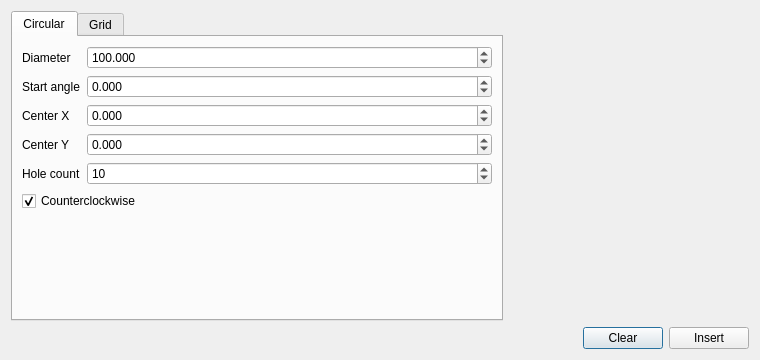
<?xml version="1.0" encoding="UTF-8"?>
<ui version="4.0">
    <class>HoleCalculatorDialog</class>
    <widget class="QDialog" name="HoleCalculatorDialog">
        <property name="geometry">
            <rect>
                <x>0</x>
                <y>0</y>
                <width>760</width>
                <height>360</height>
            </rect>
        </property>
        <property name="windowTitle">
            <string>Hole Calculator</string>
        </property>
        <layout class="QVBoxLayout" name="verticalLayout">
            <item>
                <layout class="QHBoxLayout" name="bodyLayout">
                    <item>
                        <widget class="QTabWidget" name="patternTabs">
                            <widget class="QWidget" name="circleTab">
                                <attribute name="title">
                                    <string>Circular</string>
                                </attribute>
                                <layout class="QFormLayout" name="circleForm">
                                    <item row="0" column="0">
                                        <widget class="QLabel" name="diameterLabel">
                                            <property name="text">
                                                <string>Diameter</string>
                                            </property>
                                        </widget>
                                    </item>
                                    <item row="0" column="1">
                                        <widget class="QDoubleSpinBox" name="diameterSpin">
                                            <property name="decimals">
                                                <number>3</number>
                                            </property>
                                            <property name="maximum">
                                                <double>1000000.000000000000000</double>
                                            </property>
                                            <property name="value">
                                                <double>100.000000000000000</double>
                                            </property>
                                        </widget>
                                    </item>
                                    <item row="1" column="0">
                                        <widget class="QLabel" name="startAngleLabel">
                                            <property name="text">
                                                <string>Start angle</string>
                                            </property>
                                        </widget>
                                    </item>
                                    <item row="1" column="1">
                                        <widget class="QDoubleSpinBox" name="startAngleSpin">
                                            <property name="decimals">
                                                <number>3</number>
                                            </property>
                                            <property name="minimum">
                                                <double>-360.000000000000000</double>
                                            </property>
                                            <property name="maximum">
                                                <double>360.000000000000000</double>
                                            </property>
                                        </widget>
                                    </item>
                                    <item row="2" column="0">
                                        <widget class="QLabel" name="centerXLabel">
                                            <property name="text">
                                                <string>Center X</string>
                                            </property>
                                        </widget>
                                    </item>
                                    <item row="2" column="1">
                                        <widget class="QDoubleSpinBox" name="centerXSpin">
                                            <property name="decimals">
                                                <number>3</number>
                                            </property>
                                            <property name="minimum">
                                                <double>-1000000.000000000000000</double>
                                            </property>
                                            <property name="maximum">
                                                <double>1000000.000000000000000</double>
                                            </property>
                                        </widget>
                                    </item>
                                    <item row="3" column="0">
                                        <widget class="QLabel" name="centerYLabel">
                                            <property name="text">
                                                <string>Center Y</string>
                                            </property>
                                        </widget>
                                    </item>
                                    <item row="3" column="1">
                                        <widget class="QDoubleSpinBox" name="centerYSpin">
                                            <property name="decimals">
                                                <number>3</number>
                                            </property>
                                            <property name="minimum">
                                                <double>-1000000.000000000000000</double>
                                            </property>
                                            <property name="maximum">
                                                <double>1000000.000000000000000</double>
                                            </property>
                                        </widget>
                                    </item>
                                    <item row="4" column="0">
                                        <widget class="QLabel" name="holeCountLabel">
                                            <property name="text">
                                                <string>Hole count</string>
                                            </property>
                                        </widget>
                                    </item>
                                    <item row="4" column="1">
                                        <widget class="QSpinBox" name="holeCountSpin">
                                            <property name="minimum">
                                                <number>1</number>
                                            </property>
                                            <property name="maximum">
                                                <number>10000</number>
                                            </property>
                                            <property name="value">
                                                <number>10</number>
                                            </property>
                                        </widget>
                                    </item>
                                    <item row="5" column="0" colspan="2">
                                        <widget class="QCheckBox" name="ccwCheck">
                                            <property name="text">
                                                <string>Counterclockwise</string>
                                            </property>
                                            <property name="checked">
                                                <bool>true</bool>
                                            </property>
                                        </widget>
                                    </item>
                                </layout>
                            </widget>
                            <widget class="QWidget" name="gridTab">
                                <attribute name="title">
                                    <string>Grid</string>
                                </attribute>
                                <layout class="QFormLayout" name="gridForm">
                                    <item row="0" column="0">
                                        <widget class="QLabel" name="startXLabel">
                                            <property name="text">
                                                <string>Start X</string>
                                            </property>
                                        </widget>
                                    </item>
                                    <item row="0" column="1">
                                        <widget class="QDoubleSpinBox" name="startXSpin">
                                            <property name="decimals">
                                                <number>3</number>
                                            </property>
                                            <property name="minimum">
                                                <double>-1000000.000000000000000</double>
                                            </property>
                                            <property name="maximum">
                                                <double>1000000.000000000000000</double>
                                            </property>
                                        </widget>
                                    </item>
                                    <item row="1" column="0">
                                        <widget class="QLabel" name="startYLabel">
                                            <property name="text">
                                                <string>Start Y</string>
                                            </property>
                                        </widget>
                                    </item>
                                    <item row="1" column="1">
                                        <widget class="QDoubleSpinBox" name="startYSpin">
                                            <property name="decimals">
                                                <number>3</number>
                                            </property>
                                            <property name="minimum">
                                                <double>-1000000.000000000000000</double>
                                            </property>
                                            <property name="maximum">
                                                <double>1000000.000000000000000</double>
                                            </property>
                                        </widget>
                                    </item>
                                    <item row="2" column="0">
                                        <widget class="QLabel" name="stepXLabel">
                                            <property name="text">
                                                <string>Step X</string>
                                            </property>
                                        </widget>
                                    </item>
                                    <item row="2" column="1">
                                        <widget class="QDoubleSpinBox" name="stepXSpin">
                                            <property name="decimals">
                                                <number>3</number>
                                            </property>
                                            <property name="minimum">
                                                <double>-1000000.000000000000000</double>
                                            </property>
                                            <property name="maximum">
                                                <double>1000000.000000000000000</double>
                                            </property>
                                            <property name="value">
                                                <double>10.000000000000000</double>
                                            </property>
                                        </widget>
                                    </item>
                                    <item row="3" column="0">
                                        <widget class="QLabel" name="stepYLabel">
                                            <property name="text">
                                                <string>Step Y</string>
                                            </property>
                                        </widget>
                                    </item>
                                    <item row="3" column="1">
                                        <widget class="QDoubleSpinBox" name="stepYSpin">
                                            <property name="decimals">
                                                <number>3</number>
                                            </property>
                                            <property name="minimum">
                                                <double>-1000000.000000000000000</double>
                                            </property>
                                            <property name="maximum">
                                                <double>1000000.000000000000000</double>
                                            </property>
                                            <property name="value">
                                                <double>10.000000000000000</double>
                                            </property>
                                        </widget>
                                    </item>
                                    <item row="4" column="0">
                                        <widget class="QLabel" name="countXLabel">
                                            <property name="text">
                                                <string>Count X</string>
                                            </property>
                                        </widget>
                                    </item>
                                    <item row="4" column="1">
                                        <widget class="QSpinBox" name="countXSpin">
                                            <property name="minimum">
                                                <number>1</number>
                                            </property>
                                            <property name="maximum">
                                                <number>10000</number>
                                            </property>
                                            <property name="value">
                                                <number>1</number>
                                            </property>
                                        </widget>
                                    </item>
                                    <item row="5" column="0">
                                        <widget class="QLabel" name="countYLabel">
                                            <property name="text">
                                                <string>Count Y</string>
                                            </property>
                                        </widget>
                                    </item>
                                    <item row="5" column="1">
                                        <widget class="QSpinBox" name="countYSpin">
                                            <property name="minimum">
                                                <number>1</number>
                                            </property>
                                            <property name="maximum">
                                                <number>10000</number>
                                            </property>
                                            <property name="value">
                                                <number>1</number>
                                            </property>
                                        </widget>
                                    </item>
                                </layout>
                            </widget>
                        </widget>
                    </item>
                    <item>
                        <widget class="QWidget" name="previewHost">
                            <property name="minimumSize">
                                <size>
                                    <width>240</width>
                                    <height>220</height>
                                </size>
                            </property>
                            <layout class="QVBoxLayout" name="previewLayout">
                                <property name="leftMargin">
                                    <number>0</number>
                                </property>
                                <property name="topMargin">
                                    <number>0</number>
                                </property>
                                <property name="rightMargin">
                                    <number>0</number>
                                </property>
                                <property name="bottomMargin">
                                    <number>0</number>
                                </property>
                            </layout>
                        </widget>
                    </item>
                </layout>
            </item>
            <item>
                <layout class="QHBoxLayout" name="buttonsLayout">
                    <item>
                        <spacer name="buttonSpacer">
                            <property name="orientation">
                                <enum>Qt::Orientation::Horizontal</enum>
                            </property>
                            <property name="sizeHint">
                                <size>
                                    <width>40</width>
                                    <height>20</height>
                                </size>
                            </property>
                        </spacer>
                    </item>
                    <item>
                        <widget class="QPushButton" name="clearButton">
                            <property name="text">
                                <string>Clear</string>
                            </property>
                        </widget>
                    </item>
                    <item>
                        <widget class="QPushButton" name="insertButton">
                            <property name="text">
                                <string>Insert</string>
                            </property>
                        </widget>
                    </item>
                </layout>
            </item>
        </layout>
    </widget>
    <resources/>
    <connections/>
</ui>
